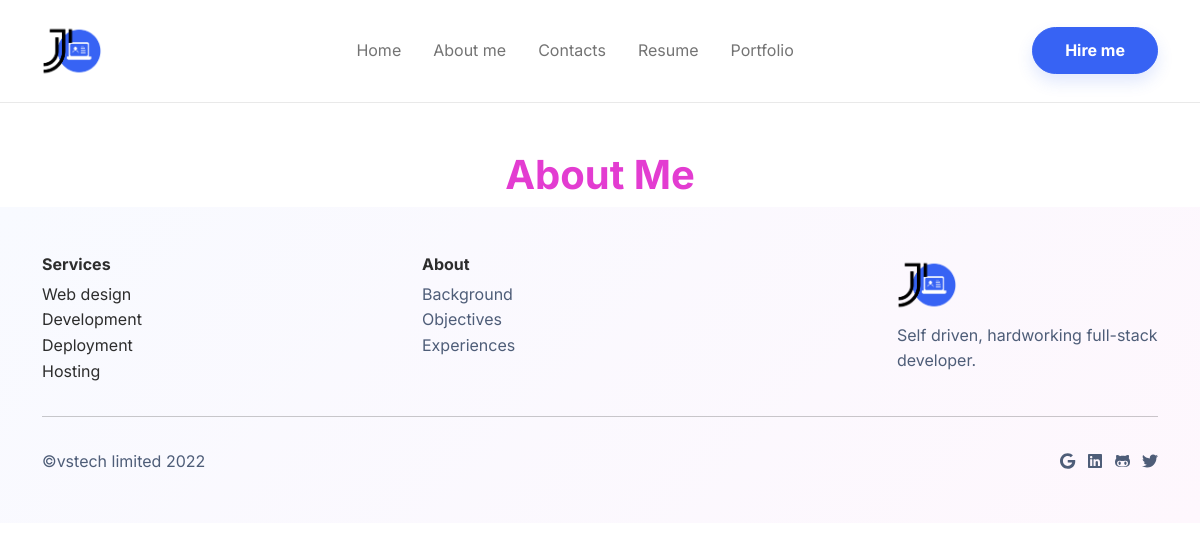
Page /about/ on the earlier database version.
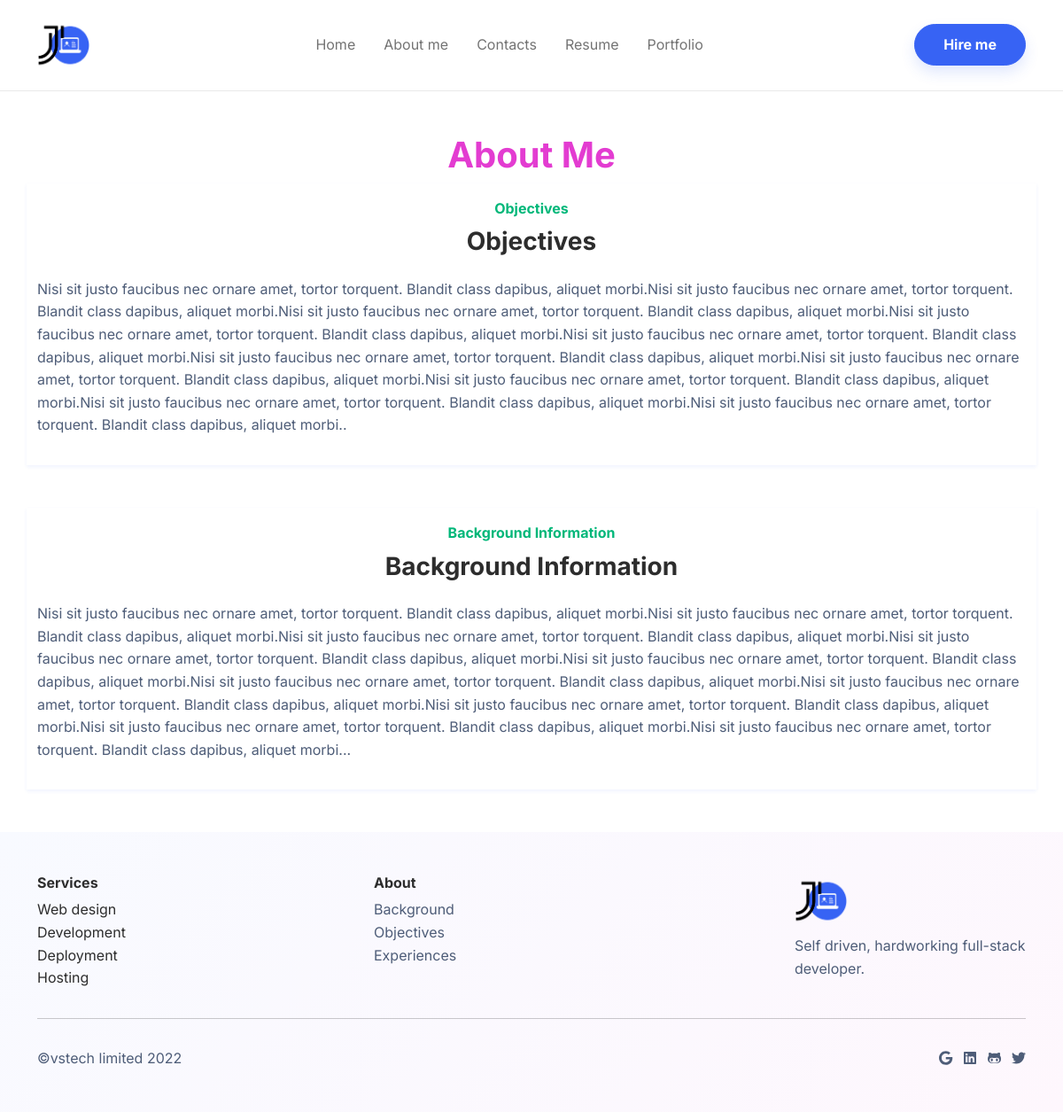
Same page on the later database version.
### base/models.py (models this page shows, shortened)
class About(models.Model):
    title = models.CharField(max_length=50)
    description = models.TextField(max_length=500)
    image = models.ImageField(upload_to='about/', null=True, blank=True)
    class Meta:
        verbose_name_plural = 'About'

### base/views.py (the view)
# urls.py: path('about/', views.about, name='about'),
def about(request):
    about = About.objects.all()
    context = {
        'about': about,
    }
    return render(request, 'about.html', context)

### templates/about.html (shortened to what this page needs)
{% extends 'base.html' %}
{% load static %}
{% block content %}
<h1 class="fw-bold text-secondary mt-5 text-center">About Me</h1>
{% if about %}
    {% for abt in about %}
        <section class="pb-5" id="background">
            <div class="container py-3 shadow-sm">
                <div class="col-md-8 col-xl-6 text-center mx-auto">
                    <p class="fw-bold text-success mb-2">{{abt.title}}</p>
                    <h3 class="fw-bold">{{abt.title}}</h3>
                </div>
                <div class="col d-md-flex align-items-md-end align-items-lg-center">
                    <div>
                        <p class="text-muted my-3">{{abt.description}}.</p>
                    </div>
                </div>
            </div>
        </section>
    {% endfor %}
{% endif %}
{% endblock %}

Differences in the rows shown:
added About: title "Objectives", description "Nisi sit justo faucibus nec ornare amet, tortor torquent. Blandit class dapibus, aliquet morbi.Nisi sit justo faucibus nec ornare amet, tortor torquent. Blandit class dapibus, aliquet morbi.Nisi sit justo faucibus nec ornare amet, tortor torquent. Blandit class dapibus, aliquet morbi.Nisi sit justo faucibus nec ornare amet, tortor torquent. Blandit class dapibus, aliquet morbi.Nisi sit justo faucibus nec ornare amet, tortor torquent. Blandit class dapibus, aliquet morbi.Nisi sit justo faucibus nec ornare amet, tortor torquent. Blandit class dapibus, aliquet morbi.Nisi sit justo faucibus nec ornare amet, tortor torquent. Blandit class dapibus, aliquet morbi.Nisi sit justo faucibus nec ornare…"
added About: title "Background Information", description "Nisi sit justo faucibus nec ornare amet, tortor torquent. Blandit class dapibus, aliquet morbi.Nisi sit justo faucibus nec ornare amet, tortor torquent. Blandit class dapibus, aliquet morbi.Nisi sit justo faucibus nec ornare amet, tortor torquent. Blandit class dapibus, aliquet morbi.Nisi sit justo faucibus nec ornare amet, tortor torquent. Blandit class dapibus, aliquet morbi.Nisi sit justo faucibus nec ornare amet, tortor torquent. Blandit class dapibus, aliquet morbi.Nisi sit justo faucibus nec ornare amet, tortor torquent. Blandit class dapibus, aliquet morbi.Nisi sit justo faucibus nec ornare amet, tortor torquent. Blandit class dapibus, aliquet morbi.Nisi sit justo faucibus nec ornare…"
